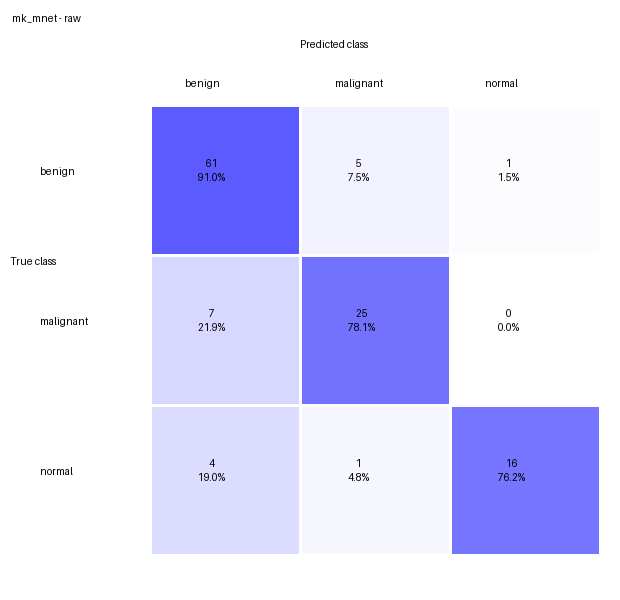
#> input picture report/report_images/appendix_evidence/confusion_mk_mnet_s_os_raw.png, 620 x 600 px, found by its file name
$ python export_appendix_pdf.py
#> lines starting #> are read from the running program, lines starting #| are printed output that depends on the picture
from pathlib import Path
from textwrap import wrap

import matplotlib.pyplot as plt
from matplotlib.backends.backend_pdf import PdfPages
from PIL import Image


ROOT = Path(__file__).resolve().parent
OUT = ROOT / "report" / "appendix_evidence.pdf"
IMG = ROOT / "report" / "report_images" / "appendix_evidence"


def add_wrapped_text(ax, text, x, y, width=92, size=10, line_height=0.038, weight=None):
    for line in text.split("\n"):
        if not line:
            y -= line_height
            continue
        for wrapped in wrap(line, width=width):
            ax.text(x, y, wrapped, fontsize=size, va="top", ha="left", fontweight=weight)
            y -= line_height
    return y


def new_page(pdf, title=None):
    fig = plt.figure(figsize=(8.27, 11.69))
    ax = fig.add_axes([0.06, 0.05, 0.88, 0.9])
    ax.axis("off")
    if title:
        ax.text(0, 1.02, title, fontsize=16, fontweight="bold", va="bottom")
    return fig, ax


def add_table(ax, rows, columns, y, font_size=8):
    table = ax.table(
        cellText=rows,
        colLabels=columns,
        cellLoc="center",
        colLoc="center",
        loc="upper left",
        bbox=[0.0, y - 0.42, 1.0, 0.40],
    )
    table.auto_set_font_size(False)
    table.set_fontsize(font_size)
    for (row, _), cell in table.get_celld().items():
        if row == 0:
            cell.set_text_props(weight="bold")
            cell.set_facecolor("#e8eef7")
    return y - 0.46


def add_image(ax, path, box, title=None):
    image = Image.open(path)
    inset = ax.inset_axes(box)
    inset.imshow(image)
    inset.axis("off")
    if title:
        inset.set_title(title, fontsize=9)


def main():
    OUT.parent.mkdir(parents=True, exist_ok=True)
    with PdfPages(OUT) as pdf:
        fig, ax = new_page(pdf, "Appendix Evidence for DAMK-Net Experiments")
        y = 0.96
        y = add_wrapped_text(
            ax,
            "This appendix summarizes additional evidence generated from the repository artifacts. "
            "It complements the main DAMK-Net evaluation with detailed medical metrics, "
            "confusion matrices, Grad-CAM visualizations, and an exploratory augmentation comparison.",
            0,
            y,
            size=11,
        )
        y -= 0.04
        y = add_wrapped_text(ax, "Key takeaways", 0, y, size=12, weight="bold")
        y = add_wrapped_text(
            ax,
            "- MK-MNet-S (width 0.5) with deterministic oversampling gives the strongest accuracy-AUC balance.\n"
            "- Prediction refinement substantially improves consistency on normal scans.\n"
            "- Grad-CAM examples show lesion-centered activation in representative benign and malignant cases.\n"
            "- Augmentation results are exploratory because each policy currently has one completed seed.",
            0.02,
            y,
            size=10,
        )
        y -= 0.04
        y = add_wrapped_text(ax, "Detailed medical evaluation", 0, y, size=12, weight="bold")
        rows = [
            ["T, w=0.25", "no", "no", "79.17", "0.899", "76.58", "28.57"],
            ["T, w=0.25", "yes", "no", "77.50", "0.942", "77.75", "61.90"],
            ["S, w=0.5", "no", "no", "79.17", "0.915", "76.77", "33.33"],
            ["S, w=0.5", "yes", "no", "85.00", "0.965", "80.23", "52.38"],
            ["S, w=0.5", "yes", "yes", "85.83", "0.965", "78.48", "85.71"],
            ["Full, w=1.0", "no", "no", "81.67", "0.937", "79.16", "42.86"],
            ["Full, w=1.0", "no", "yes", "81.67", "0.937", "77.52", "90.48"],
            ["Full, w=1.0", "yes", "no", "83.33", "0.955", "80.11", "61.90"],
            ["Full, w=1.0", "yes", "yes", "83.33", "0.955", "78.84", "90.48"],
        ]
        add_table(
            ax,
            rows,
            ["Model", "OS", "PR", "Acc.", "AUC", "Dice lesion", "Dice normal"],
            y,
            font_size=7.5,
        )
        pdf.savefig(fig)
        plt.close(fig)

        fig, ax = new_page(pdf, "Confusion Matrix Evidence")
        add_wrapped_text(
            ax,
            "Raw and refined confusion matrices for MK-MNet-S with oversampling. "
            "After refinement, 18 out of 21 normal scans are classified as normal and no malignant scan is reassigned to normal.",
            0,
            0.96,
            size=10,
        )
        add_image(ax, IMG / "confusion_mk_mnet_s_os_raw.png", [0.02, 0.28, 0.46, 0.55], "Raw")
#> in add_image, image is the input picture: PIL image 620x600 RGB; mean R, G, B 222.4, 222.4, 253.9
        add_image(ax, IMG / "confusion_mk_mnet_s_os_refined.png", [0.52, 0.28, 0.46, 0.55], "Refined")
#> call 2 of add_image, with title = 'Refined'
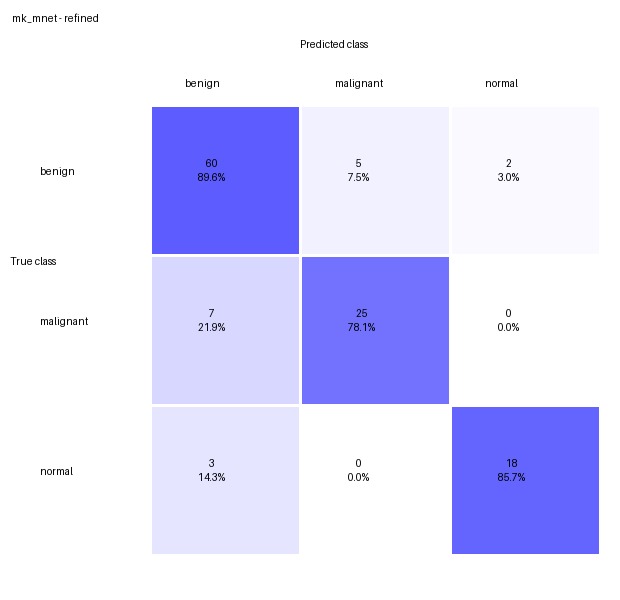
#> input picture report/report_images/appendix_evidence/confusion_mk_mnet_s_os_refined.png, 620 x 600 px, found by its file name
#> in add_image, image is the input picture: PIL image 620x600 RGB; mean R, G, B 222.4, 222.4, 253.8
        pdf.savefig(fig)
        plt.close(fig)

        fig, ax = new_page(pdf, "Grad-CAM Evidence")
        add_wrapped_text(
            ax,
            "Each panel contains the input image, ground-truth mask, predicted mask, Grad-CAM heatmap, and overlay. "
            "The benign and malignant examples show lesion-centered activation; the normal example illustrates a false-positive segmentation response.",
            0,
            0.96,
            size=10,
        )
        add_image(ax, IMG / "gradcam_benign_good.png", [0.00, 0.66, 1.00, 0.22], "Benign")
#> call 3 of add_image, with title = 'Benign'
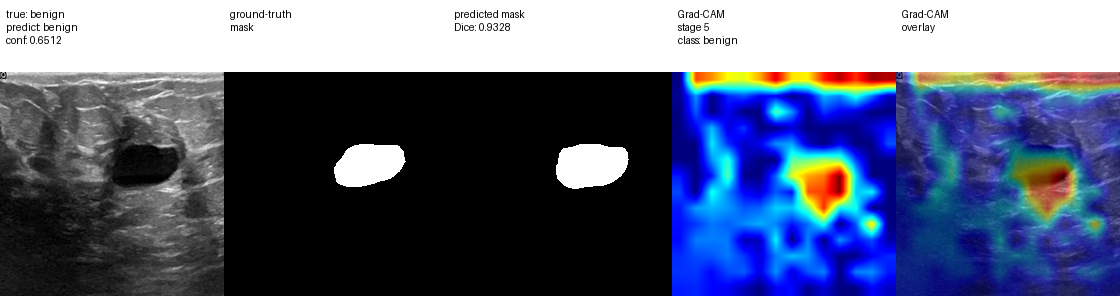
#> input picture report/report_images/appendix_evidence/gradcam_benign_good.png, 1120 x 296 px, found by its file name
#> in add_image, image is the input picture: PIL image 1120x296 RGB; mean R, G, B 88.2, 97.8, 125.8
        add_image(ax, IMG / "gradcam_malignant_good.png", [0.00, 0.39, 1.00, 0.22], "Malignant")
#> call 4 of add_image, with title = 'Malignant'
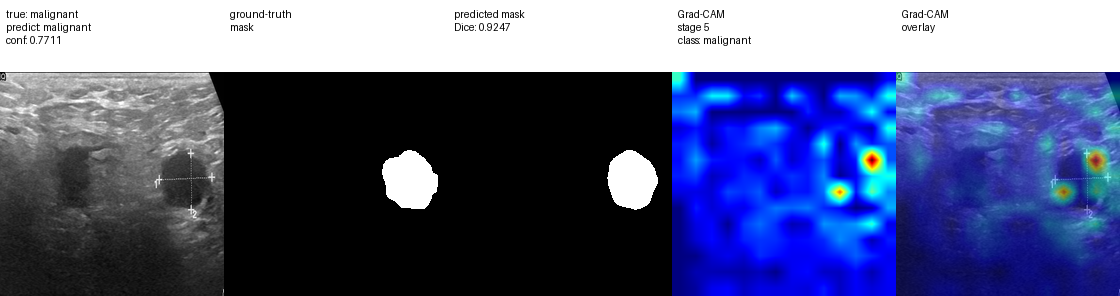
#> input picture report/report_images/appendix_evidence/gradcam_malignant_good.png, 1120 x 296 px, found by its file name
#> in add_image, image is the input picture: PIL image 1120x296 RGB; mean R, G, B 85.2, 93, 134.5
        add_image(ax, IMG / "gradcam_normal_false_positive.png", [0.00, 0.12, 1.00, 0.22], "Normal")
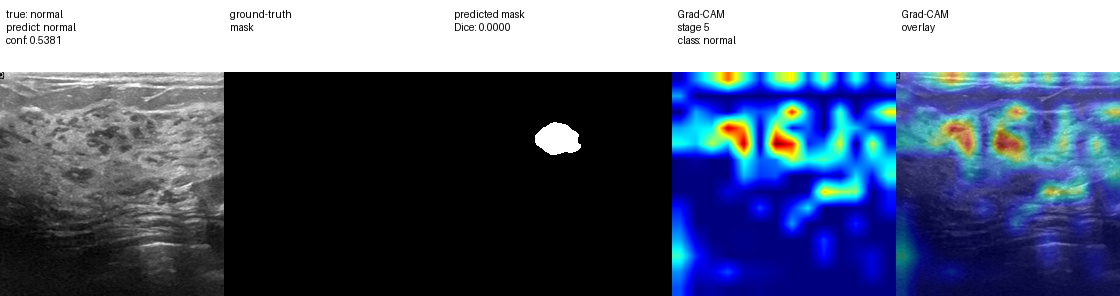
#> input picture report/report_images/appendix_evidence/gradcam_normal_false_positive.png, 1120 x 296 px, found by its file name
#> in add_image, image is the input picture: PIL image 1120x296 RGB; mean R, G, B 86.6, 97.7, 124.5
        pdf.savefig(fig)
        plt.close(fig)

        fig, ax = new_page(pdf, "Exploratory Augmentation Evidence")
        y = 0.96
        y = add_wrapped_text(
            ax,
            "The augmentation comparison uses MK-MNet-T with deterministic oversampling. "
            "Each completed policy currently has one seed, so the results are exploratory.",
            0,
            y,
            size=10,
        )
        rows = [
            ["None", "66.67", "0.662", "0.853", "63.53", "84.38"],
            ["Rotation", "74.17", "0.718", "0.891", "75.14", "78.13"],
            ["Translate-Y", "70.83", "0.721", "0.923", "76.05", "93.75"],
            ["Scale", "70.00", "0.694", "0.918", "75.47", "93.75"],
            ["Horizontal flip", "74.17", "0.724", "0.897", "66.92", "84.38"],
        ]
        y = add_table(
            ax,
            rows,
            ["Policy", "Acc.", "Macro-F1", "AUC", "Dice lesion", "Malig. sens."],
            y - 0.04,
            font_size=8,
        )
        add_image(ax, IMG / "aug_preview_none.png", [0.00, 0.34, 0.48, 0.15], "None")
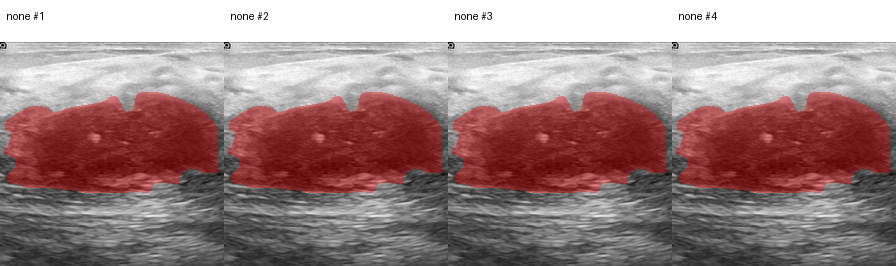
#> input picture report/report_images/appendix_evidence/aug_preview_none.png, 896 x 266 px, found by its file name
#> in add_image, image is the input picture: PIL image 896x266 RGB; mean R, G, B 157.8, 132.3, 132.3
        add_image(ax, IMG / "aug_preview_rotate.png", [0.52, 0.34, 0.48, 0.15], "Rotate")
        add_image(ax, IMG / "aug_preview_translate_y.png", [0.00, 0.13, 0.48, 0.15], "Translate-Y")
        add_image(ax, IMG / "aug_preview_scale.png", [0.52, 0.13, 0.48, 0.15], "Scale")
        pdf.savefig(fig)
        plt.close(fig)

    print(OUT)


if __name__ == "__main__":
#> (the run stopped early here; a loop or call above may not have finished)
